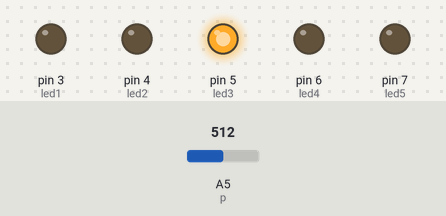
Recording of a sketch running on a simulated Arduino Uno, built with avr-gcc and run on an emulated ATmega328P. Shown: output pins drawn as LEDs (lit = HIGH). Inputs (shaded band) come from the test bench; at power-on: A5 (p) = 512.

Above: at 1.3 s.
1.4 s: A5 (p) set to 0
At 2.7 s:
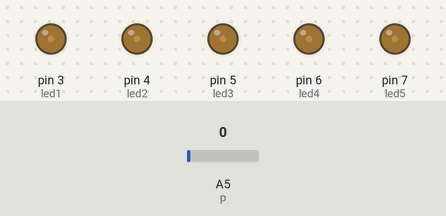
3.0 s: A5 (p) set to 122
At 3.18 s:
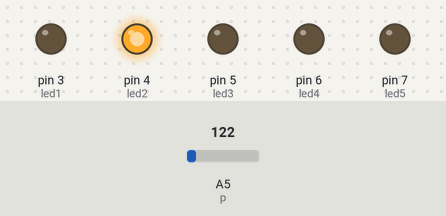
6.1 s: A5 (p) set to 1023
At 7.5 s:
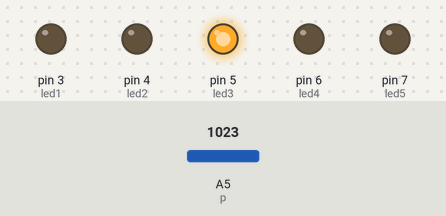
7.6 s: A5 (p) set to 843
At 10.3 s:
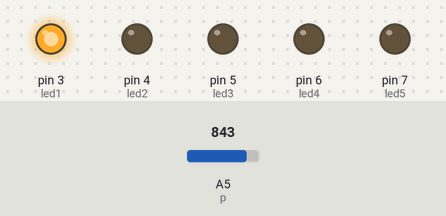
10.7 s: A5 (p) set to 810
At 13.0 s:
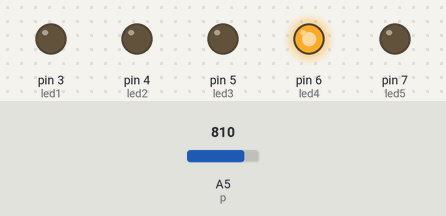
Timing chart, 0 to 13.2 s (numbered marks = the images above; inputs shaded):
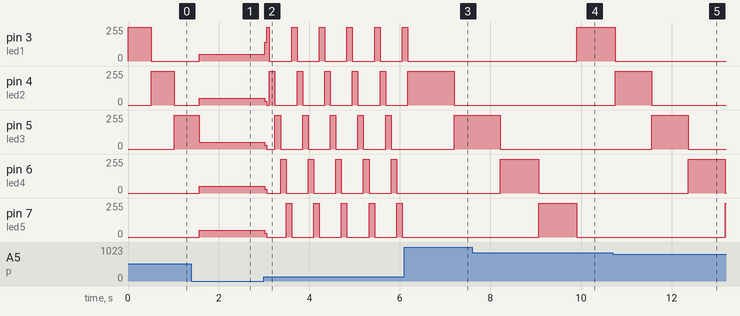

Measured:
- the behaviour switches between 827 and 826 on A5 (p) (found by bisection; images 4 and 5)
- after the input at 1.4 s, pin 3 (led1): 0/255 → 50/255 after 0.18 s; pin 4 (led2): 0/255 → 49/255 after 0.18 s; pin 5 (led3): 255/255 → 49/255 after 0.18 s
- after the input at 3.0 s, pin 3 (led1): 50/255 → 141/255 at once, then moves between 0/255 and 255/255, repeating every 0.61 s; pin 7 (led5): 49/255 → 27/255 at once, then repeats every 0.55 s: 0/255 0.43 s, 255/255 0.12 s
- after the input at 6.1 s, pin 3 (led1): goes on until 6.2 s, then stays 0/255; pin 6 (led4), pin 7 (led5): stops changing and stays 0/255
- after the input at 7.6 s, pin 3 (led1): 0/255 → 255/255 after 2.3 s instead of 2.7 s
- after the input at 10.7 s, pin 6 (led4): 0/255 → 255/255 after 1.7 s instead of 1.7 s; pin 7 (led5): 0/255 → 255/255 after 2.5 s

The sketch:

z40_running_lights_control1.ino
```cpp
// C++ code
//
int p = A5;
int led1 = 3, led2 = 4, led3 = 5, led4 = 6, led5 = 7;

void setup()
{
  pinMode(led1, OUTPUT);
  pinMode(led2, OUTPUT);
  pinMode(led3, OUTPUT);
  pinMode(led4, OUTPUT);
  pinMode(led5, OUTPUT);
  digitalWrite(led1, LOW);
  digitalWrite(led2, LOW);
  digitalWrite(led3, LOW);
  digitalWrite(led4, LOW);
  digitalWrite(led5, LOW);
}

void loop()
{
  digitalWrite(led1, HIGH);
  delay(analogRead(p));
  digitalWrite(led1, LOW);
  digitalWrite(led2, HIGH);
  delay(analogRead(p));
  digitalWrite(led2, LOW);
  digitalWrite(led3, HIGH);
  delay(analogRead(p));
  digitalWrite(led3, LOW);
  digitalWrite(led4, HIGH);
  delay(analogRead(p));
  digitalWrite(led4, LOW);
  digitalWrite(led5, HIGH);
  delay(analogRead(p));
  digitalWrite(led5, LOW);
}
```
